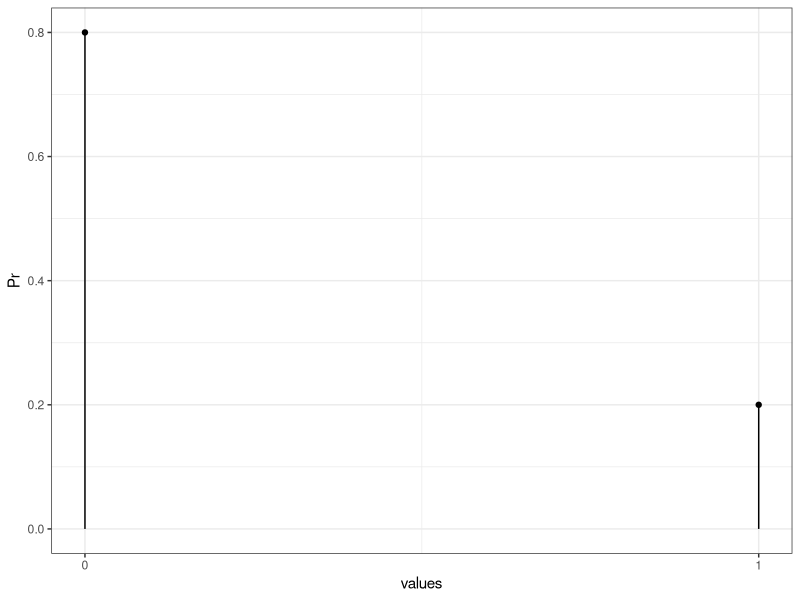
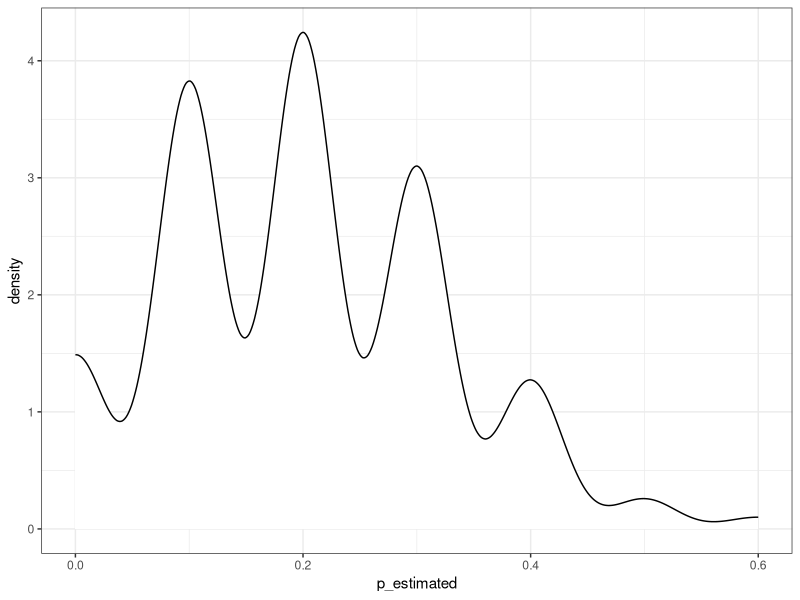
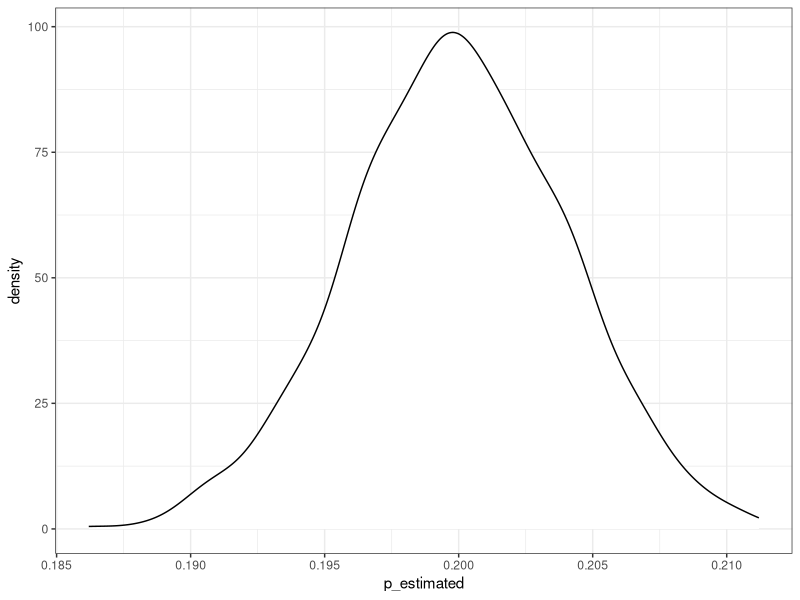

The R source for these figures, in order:
## ---- chunk 1
knitr::opts_chunk$set(echo = TRUE)

library(tidyverse)

## ---- chunk 2

p_success = 0.2
Pr <- c(1-p_success, p_success) #Вероятности в нашей "монетке"
values <- c(0, 1) # Максимальное значение случайной величины

df <- data.frame(values, Pr)

ggplot(df, aes(x=values, y=Pr)) +
  geom_point() + 
  geom_segment( aes(x=values, xend=values, y=0, yend=Pr)) +
  scale_x_continuous(breaks = values) +
  theme_bw()

## ---- chunk 3

true_mean <- sum(values*Pr) # Истинное среднее (математическое ожидание)

print(true_mean)

variance <- sum((values-true_mean)^2*Pr) # Дисперсия

print(variance)

standard_deviation <- sqrt(variance)

print(standard_deviation)

## ---- chunk 4

n_patients <- 10 # Количество добровольцев 

my_group_bern <- rbinom(n_patients, 1, prob=p_success) # Бернулли моделируем

print(my_group_bern)

## ---- chunk 5

p_estimated = sum(my_group_bern)/length(my_group_bern) #Смотрим кол-во успехов и делем на все кол-во "испытаний" 

print(p_estimated)

## ---- chunk 6

n_patients <- 10 # Количество добровольцев 

n_repeats <- 1000 # Количество повторений эксперимента

df_all_repeats <- data.frame(
  n_exp = rep(1:n_repeats),
  Bern_Exp = replicate(n_repeats, sum(rbinom(n_patients, 1, prob=p_success))) # кол-во успехов
)

df_all_repeats <- df_all_repeats %>% 
  mutate(p_estimated = Bern_Exp/n_patients)

ggplot(df_all_repeats, aes(x = p_estimated)) +
  geom_density(color = 'black', fill = 'white', binwidth = 0.2) +
  theme_bw()

p_estimated_final = mean(df_all_repeats$p_estimated)
error <- sqrt(mean((p_estimated_final-p_success)^2)) # Выводим ошибку
print(error)
## ---- chunk 7

n_patients <- 10000 # Количество добровольцев 

n_repeats <- 1000 # Количество повторений эксперимента

df_all_repeats <- data.frame(
  n_exp = rep(1:n_repeats),
  Bern_Exp = replicate(n_repeats, sum(rbinom(n_patients, 1, prob=p_success))) # кол-во успехов
)

df_all_repeats <- df_all_repeats %>% 
  mutate(p_estimated = Bern_Exp/n_patients)

ggplot(df_all_repeats, aes(x = p_estimated)) +
  geom_density(color = 'black', fill = 'white', binwidth = 0.2) +
  theme_bw()

p_estimated_final = mean(df_all_repeats$p_estimated)
error <- sqrt(mean((p_estimated_final-p_success)^2)) # Выводим ошибку
print(error)
